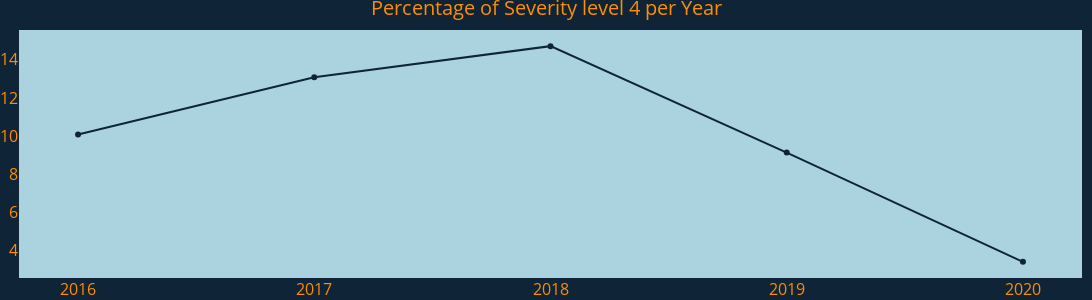

Notebook code cell kept with this figure:
### Code cell
def per_year_lineplot(df=accidents_df):
              
       # Total amount of accidents per month of the year
       tot_acdnts_per_Year = df.groupby(by=["Start_Year"]).count()["ID"]

       # Amount of accidents per month of the year and by level of severity
       acdnts_per_Year_4 = df.loc[df["merge_severity"] == 4].groupby(by=["Start_Year"]).count()["ID"]
       
       perc_per_year_4 = []
       for total_count, count_sev in list(zip(tot_acdnts_per_Year.values, acdnts_per_Year_4.values)):
              percent = (count_sev/total_count)*100
              perc_per_year_4.append(round(number=percent, ndigits=2))
              
       # Create lineplot
       fig = go.Figure(data=[
                             go.Scatter(
                                    x=[i for i in range(0, 5)],
                                    y=perc_per_year_4,
                                    mode="lines+markers",
                                    line={
                                          "color": "#0f2537",
                                          "width": 2
                                          },
                                      )
                           ]
                      )

       fig.update_layout(
                         title={
                                "text":"Percentage of Severity level 4 per Year", 
                                "font": {
                                         "size": 20,
                                         "color": "#FF8D00"
                                              },
                                "xanchor": "center",
                                "x": 0.5,
                                },
                         xaxis={
                                "range": [-0.25, 4.25],
                                "zeroline": False,
                                "showgrid": False, 
                                "tickmode": "array",
                                "tickvals": [i for i in range(0, 5)],
                                "ticktext": [
                                             "2016", "2017",
                                             "2018", "2019",
                                             "2020"
                                            ],
                                "color": "#FF8D00"
                                },
                         yaxis={
                                "showgrid": False,
                                "color": "#FF8D00"
                                },
                         font={"size": 16}, 
                         autosize=False,
                         width=1250,
                         height=300,
                         paper_bgcolor="#0f2537",
                         plot_bgcolor="#AAD3DF",
                         margin={
                                 "l": 15,
                                 "r": 10,
                                 "b": 0,
                                 "t": 30
                                },
                       ),
       return fig

fig = per_year_lineplot()
fig.show()

### Figure 1 — Plotly figure (JSON) as saved in the notebook; plotly's stock layout.template omitted (floating-point values rounded to 4 significant figures)
{"data": [{"line": {"color": "#0f2537", "width": 2}, "mode": "lines+markers", "type": "scatter", "x": [0, 1, 2, 3, 4], "y": [10.09, 13.08, 14.71, 9.14, 3.42]}], "layout": {"autosize": false, "font": {"size": 16}, "height": 300, "margin": {"b": 0, "l": 15, "r": 10, "t": 30}, "paper_bgcolor": "#0f2537", "plot_bgcolor": "#AAD3DF", "title": {"font": {"color": "#FF8D00", "size": 20}, "text": "Percentage of Severity level 4 per Year", "x": 0.5, "xanchor": "center"}, "width": 1250, "xaxis": {"color": "#FF8D00", "range": [-0.25, 4.25], "showgrid": false, "tickmode": "array", "ticktext": ["2016", "2017", "2018", "2019", "2020"], "tickvals": [0, 1, 2, 3, 4], "zeroline": false}, "yaxis": {"color": "#FF8D00", "showgrid": false}}}
